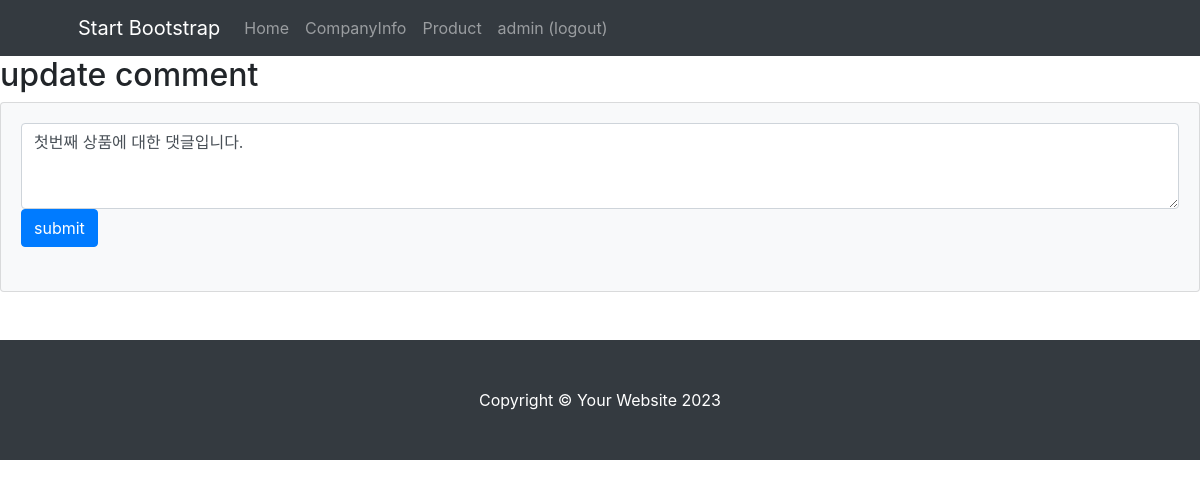
/mysite/comment/update/1/ (signed in), run on an earlier commit of the app's database.
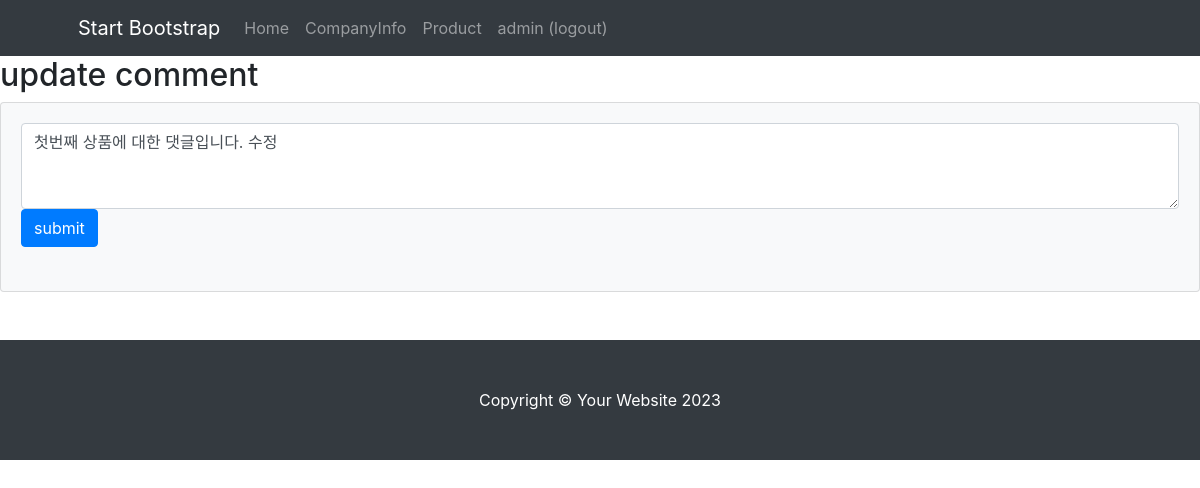
And on a later commit of the database.
### mysite/models.py (models this page shows)
class Comment(models.Model):
    author = models.ForeignKey(User, on_delete=models.CASCADE)
    content_list = models.ForeignKey(MainContent, on_delete=models.CASCADE)
    content = models.TextField()
    create_date = models.DateTimeField(auto_now_add=True)
    modify_date = models.DateTimeField(auto_now=True)

### mysite/views.py (the view)
# urls.py: path('comment/update/<int:comment_id>/', views.comment_update, name='comment_update'),
@login_required(login_url='accounts:login')
def comment_update(request, comment_id):
    comment = get_object_or_404(Comment, pk=comment_id)
    if request.user != comment.author:
        raise PermissionDenied
    if request.method == 'POST':
        form = CommentForm(request.POST, instance=comment)
        if form.is_valid():
            comment = form.save(commit=False)
            comment.save()
            return redirect('detail', content_id=comment.content_list.id)
    else:
        form = CommentForm(instance=comment)
    context = {'comment': comment, 'form': form}
    return render(request, 'mysite/comment_form.html', context)

### mysite/forms.py
class CommentForm(forms.ModelForm):
    class Meta:
        model = Comment
        fields = ('content', )

### templates/mysite/comment_form.html (shortened to what this page needs)
{% extends 'pages/base.html' %}
{% block content %}
<h2> update comment</h2>
<section class="mb-5">
    <div class="card bg-light">
        <div class="card-body">
            <form method="post" class="mb-4" action="{% url 'comment_update' comment.id %}">
                <textarea id="content" name="content" class="form-control" rows="3">{{ form.content.value }}</textarea>
                <button type="submit" class="btn btn-primary">submit</button>
            </form>
        </div>
    </div>
</section>
{% endblock %}

What changed in the data, as far as the page shows it:
changed Comment: content "첫번째 상품에 대한 댓글입니다." → "첫번째 상품에 대한 댓글입니다. 수정"
